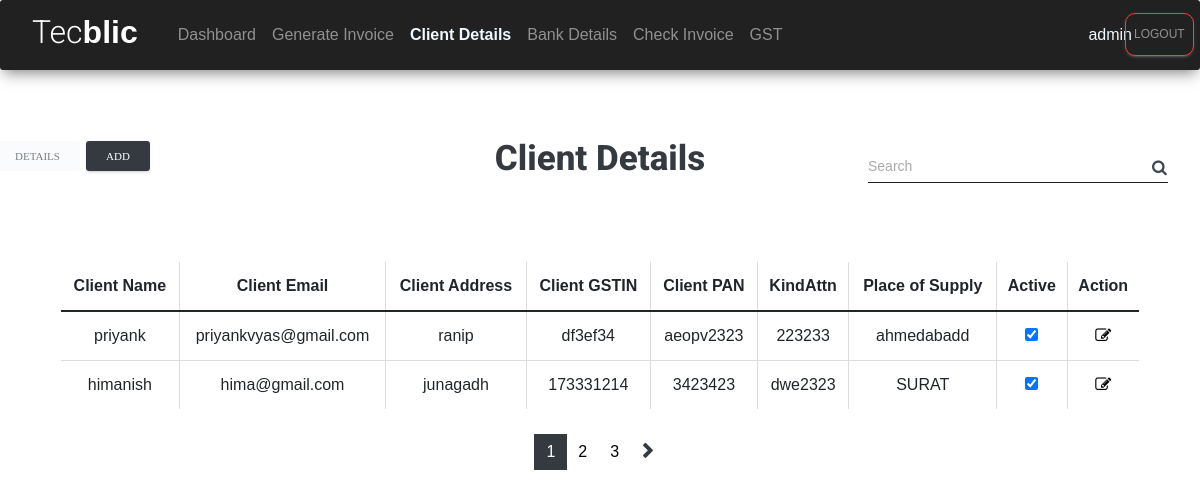
/add (signed in), run on an earlier commit of the app's database.
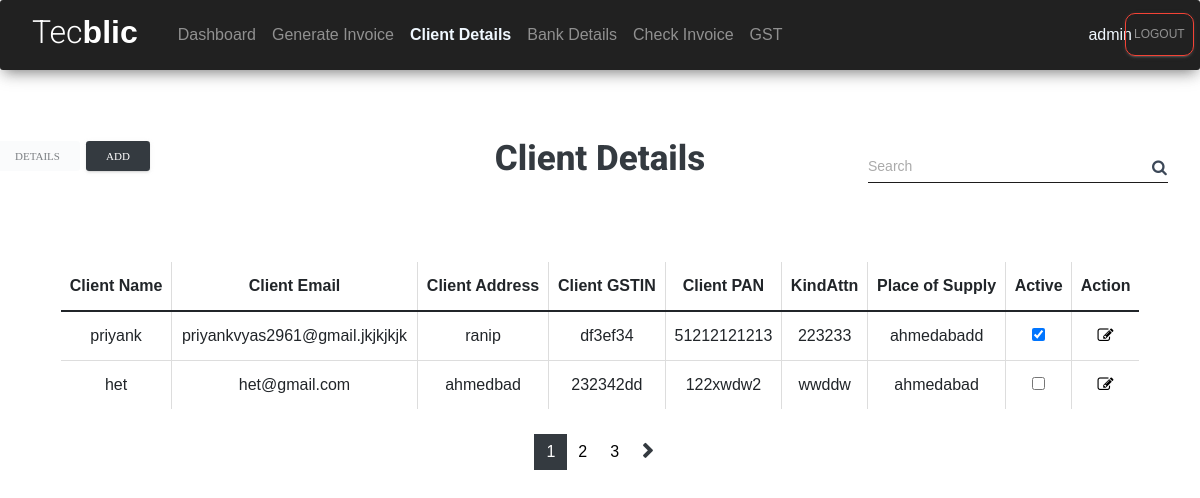
And on a later commit of the database.
### tecblicapp/models.py (models this page shows, shortened)
class clientDetail(models.Model):
    clientName=models.CharField(max_length=50,null=True,blank=True)
    clientEmail=models.EmailField(null=True,blank=True)
    clientAddress=models.CharField(max_length=200,null=True,blank=True)
    clientGSTIN=models.CharField(max_length=15,null=True,blank=True)
    clientPAN=models.CharField(max_length=10,null=True,blank=True)
    kindAttn=models.CharField(max_length=40,null=True,blank=True)
    placeofSupply=models.CharField(max_length=40,null=True,blank=True)
    activeClient = models.BooleanField(("Active Client"),default=True)

### tecblicapp/views.py (the view)
# urls.py: path('add',views.client_detail,name='client-detail'),
@login_required(login_url='login')
def client_detail(request):
    form=clientDetailForm()
    clientdetails1=clientDetail.objects.all()
    paginator = Paginator(clientdetails1,2)
    page_number = request.GET.get('page',paginator)
    finaldata =  paginator.get_page(page_number)
    totalpage = finaldata.paginator.num_pages
    return render(request,'tecblicapp/add_client.html',{'clientdetails':finaldata,'totalpages':[n+1 for n in range(totalpage)]})
    return render(request,'tecblicapp/add_client.html',{'form':form,'clientdetails':clientdetails1})

### tecblicapp/templates/tecblicapp/add_client.html (shortened to what this page needs)
<!DOCTYPE html>
<html lang="en">
<head>
    <link href="https://cdn.jsdelivr.net/npm/bootstrap@5.1.3/dist/css/bootstrap.min.css" rel="stylesheet">
    <link rel="stylesheet" href="https://maxcdn.bootstrapcdn.com/font-awesome/latest/css/font-awesome.min.css">
    <link href="/static/assets/css/material-dashboard.css?v=2.1.2" rel="stylesheet" />
    <link href="/static/assets/css/material-dashboard-rtl.css?v=2.1.2" rel="stylesheet" />
</head>
<body>
{% include 'tecblicapp/navbar.html' %}
<form method="GET" class="flex-container" action="/clientsearch" style="z-index:2;position:absolute;right:2%;top: 144px" >
    <input class="mt-1 form-control mr-sm-2" style="width:300px;background-image: linear-gradient(to top, rgb(39, 37, 37) 2px, rgba(255, 255, 255, 0) 2px), linear-gradient(to top, #1d1b1b 1px, rgba(255, 255, 255, 0) 1px);color:rgb(39, 37, 37);font-weight: bold;" type="search" style="position: relative;; left: 100px;" name="query" id="query" placeholder="Search" aria-label="Search">
    <i style="position: relative;top: -28px;right: -284px;z-index: 1;" class="fa fa-search" aria-hidden="true"></i>
  </form>
<br>
        <div class="text-center" style="font-family: Georgia, 'Times New Roman', Times, serif;">
            <h4 class="text-center text-dark table-detail" style="font-size: 35px;font-weight: 800">Client Details</h4>
<button id="details" disabled class="btn bg-light text-dark btn-sm"  style="z-index: 3;position: relative;bottom: 55px;left: -44%;">Details</button>
<button  id="addclient"  class="btn bg-dark btn-sm" style="z-index: 3;position: relative;bottom: 55px;left: -44%;">Add</button>
  <div id="table" style="position: absolute;top: 30%;left:5%;width: 90%;">
      <table class="table table-bordered table-sm table-detail">
          <thead>
              <tr id="heading">
                  <th scope="col" style="font-weight:800;font-size: medium;">Client Name</th>
                  <th scope="col"  style="font-weight:800;font-size: medium;">Client Email</th>
                  <th scope="col" style="font-weight:800;font-size: medium;" >Client Address</th>
                  <th scope="col"  style="font-weight:800;font-size: medium;">Client GSTIN</th>
                  <th scope="col"  style="font-weight:800;font-size: medium;">Client PAN</th>
                  <th scope="col" style="font-weight:800;font-size: medium;">KindAttn</th>
                  <th scope="col" style="font-weight:800;font-size: medium;">Place of Supply</th>
                  <th scope="col" style="font-weight:800;font-size: medium;">Active</th>
                  <th scope="col" style="font-weight:800;font-size: medium;">Action</th>
                </tr>
            </thead>
            <tbody id="tbody">
                {% for cl in clientdetails %}
                <tr>
                    <td id="name{{ cl.id }}">{{ cl.clientName }}</td>
                    <td id="email{{ cl.id }}">{{ cl.clientEmail }}</td>
                    <td id="address{{ cl.id }}">{{ cl.clientAddress }}</td>
                    <td id="gst{{ cl.id }}">{{ cl.clientGSTIN }}</td>
                    <td id="pan{{ cl.id }}">{{ cl.clientPAN }}</td>
                    <td id="kind{{ cl.id }}">{{ cl.kindAttn }}</td>
                    <td id="place{{ cl.id }}">{{ cl.placeofSupply }}</td>
                    <form id="form" action="active_client">
                        <td>
                            <input type="checkbox"
                            {% if cl.activeClient %}
                            checked
                            {% endif %}
                            onchange="this.form.submit()" name="radio" id="" value="true"></td>
                    </form>
                    <td><a  href="edit?cid={{cl.id}}" style="border-radius: 20px;color: black;" class=" "><i class="fa fa-edit"></i></a></td>
                </tr>
                {% endfor %}
            </tbody>
        </table>
        <nav aria-label="Page navigation" class="mt-4 table-detail" style="margin: auto;width: 25%;">
            <ul class="pagination pagination-primary" style="justify-content: center;">
                {% for i in totalpages %}
                <li class="page-item
                {% if clientdetails.number == i %}
                bg-dark
                {% else %}
                {% endif %}
                " style=""><a class="page-link" style="color:{% if clientdetails.number == i %}white;{% else %}black;{% endif %}" href="/add?page={{i}}">{{i}}</a></li>
                {% endfor %}
                {% if clientdetails.has_next %}
                <li class="page-item"><a class="page-link text-dark "  href="/add?page={{clientdetails.next_page_number}}"><i class="fa fa-chevron-right"  style="font-weight: bold;" aria-hidden="true"></i></a></li>
                {% endif %}
            </ul>
        </nav>
        <br>
    </div>
    </div>
</body>
</html>

### tecblicapp/templates/tecblicapp/navbar.html (shortened to what this page needs)
{% load static %}
<nav class="navbar navbar-expand-lg navbar-dark bg-dark" style="margin-bottom:40px;opacity:1;">
  <div class="collapse navbar-collapse" id="navbarCollapse">
    <div class="navbar-nav">
     <a class="navbar-brand" href="{% url 'home_page' %}">
        <h3 class="mx-3" style="position:relative;bottom:30px;font-size: xx-large;"> Tec<b style="font-weight:bold;">blic</b></h3>
      </a>
      <a class="nav-item nav-link  " id="s2" href=" {% url 'home_page' %}">Dashboard</a>
      <a class="nav-item nav-link " id="s3" href="{% url 'invoice_details' %}">Generate Invoice</a>
      <a class="nav-item nav-link" id="s4" href="{% url 'client-detail' %}">Client Details</a>
      <a class="nav-item nav-link {% block BankDetail %}{% endblock  %}" id="s5" href="{% url 'bank-detail' %}">Bank Details</a>
      <a class="nav-item nav-link {% block CheckInvoice %}{% endblock  %}" id="s6" href="{% url 'check_invoices' %}">Check Invoice</a>
      <a class="nav-item nav-link {% block gst %}{% endblock  %} mr-4"  id="s7" href="{% url 'gst' %}">GST</a>
      <span class="nav-item nav-link" style="font-weight: bolder;position:absolute;right:5%;color: aliceblue;" id="s1"> {{request.user}} </span>
      <a class="nav-item nav-link btn btn-outline-danger" style="border-radius: 10px;position:absolute;right:5px;" href="{% url 'logout' %}">Logout</a>
    </div>
  </div>
</nav>

### tecblicapp/templates/tecblicapp/add_client.html (style rules this page uses)
body { background-color: white; }
table { border-collapse: collapse; border-radius: 2em; overflow: hidden; }
* { box-sizing: border-box; }
.table { visibility: visible; }
#s4 { color: aliceblue; font-weight: bold; }
.form-control, .is-focused .form-control { background-image: linear-gradient(to top, #000000 2px, rgba(156, 39, 176, 0) 2px), linear-gradient(to top, #d2d2d2 1px, rgba(210, 210, 210, 0) 1px); }
* { font-family: Arial, Helvetica, sans-serif; }

What changed in the data, as far as the page shows it:
removed clientDetail: clientName "himanish", clientEmail "hima@gmail.com", clientAddress "junagadh", clientGSTIN "173331214", clientPAN "3423423", kindAttn "dwe2323", placeofSupply "SURAT", activeClient "☑"
changed clientDetail "priyank": clientEmail "priyankvyas@gmail.com" → "priyankvyas2961@gmail.jkjkjkjk"; clientPAN "aeopv2323" → "51212121213"
now on this page (row edited): clientDetail: clientName "het", clientEmail "het@gmail.com", clientAddress "ahmedbad", clientGSTIN "232342dd", clientPAN "122xwdw2", kindAttn "wwddw", placeofSupply "ahmedabad"
